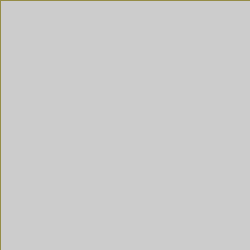
Frame 1 (no input)
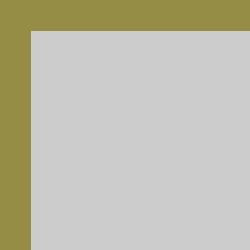
Frame 60 (the mouse pressed at the canvas centre just before this capture)
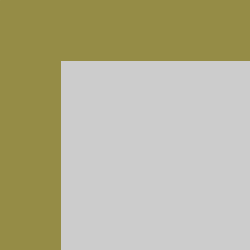
Frame 120 (the mouse held since frame 60 and released just before this capture)

The Processing sketch that drew these frames (run headless with seeded random() and noise(); from frame 60 on, the mouse is pressed at the canvas centre):

// Processing sketch: processing_19579
// ── processing_19579.pde

float y=0.0;
float x=0.0;
float x1 = random(20, 220);
float y2 = 140;
float z3 = 70;

void setup(){
  size(250,250);
  smooth();
}

void draw(){
  stroke(x1, y2, z3);
  y+=0.5;
  line(y,x,y,250);
  line(x,y,250,y);
  if(y>250){
  y=0;
  } 
}

void mouseClicked(){
  x1 = 125;
  y2 = random(10, 240);
  z3 = 30;
}
